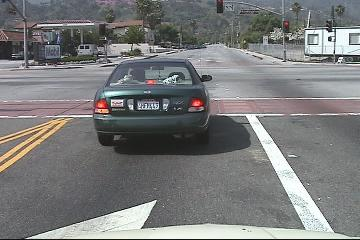
#> input picture chameera_sourcecode/svm/train_car/image_0001.jpg, 360 x 240 px; its folder holds 4 pictures in this run
$ python multiple_image.py
#> lines starting #> are read from the running program, lines starting #| are printed output that depends on the picture
import cv2
import numpy as np
from skimage.feature import hog
import matplotlib.image as mpimg
import glob

# import training dataset of cars and non-cars
car_images = glob.glob("/Users/user1/Downloads/CV/Chameera/svm/train_car/*.jpg")  # import images of cars image files
no_car_images = glob.glob("/Users/user1/Downloads/CV/Chameera/svm/train_nocar/*.jpg")

print(len(car_images))  # print length of all image files
print(len(no_car_images))

# Hog feature extraction and training dataset
print("Hog feature extraction and training dataset")

# for images with cars

car_hog_accum = []

for car in car_images:
    image_color = mpimg.imread(car)
#> image_color is the input picture: shape (240, 360, 3); mean R, G, B 122, 122.8, 122.8
    image_gray = cv2.cvtColor(image_color, cv2.COLOR_BGR2GRAY)  # obtain gray colour
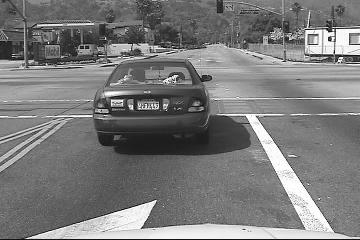
#> image_gray: shape (240, 360); min 1, max 255, mean 122.6

    car_hog_feature, car_hog_img = hog(image_color[:, :, 0],  # apply hog feature
                                      orientations=11,  # angles
                                      pixels_per_cell=(16, 16),  # window
                                      cells_per_block=(2, 2),  # amount of cells
                                      transform_sqrt=False,
                                      visualize=True,
                                      feature_vector=True)
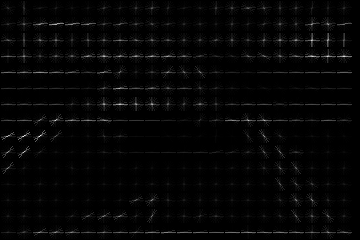
#> car_hog_img: shape (240, 360) float64; min 0, max 67.06, mean 1.5; drawn with min black and max white
#> car_hog_feature = 12936 values, max 0.578 at index 6825, min 0 at index 3475, mean 0.124

    car_hog_accum.append(car_hog_feature)  # append extracted hog feature to the list
#> pass 2 of the loop `for car in car_images:`:
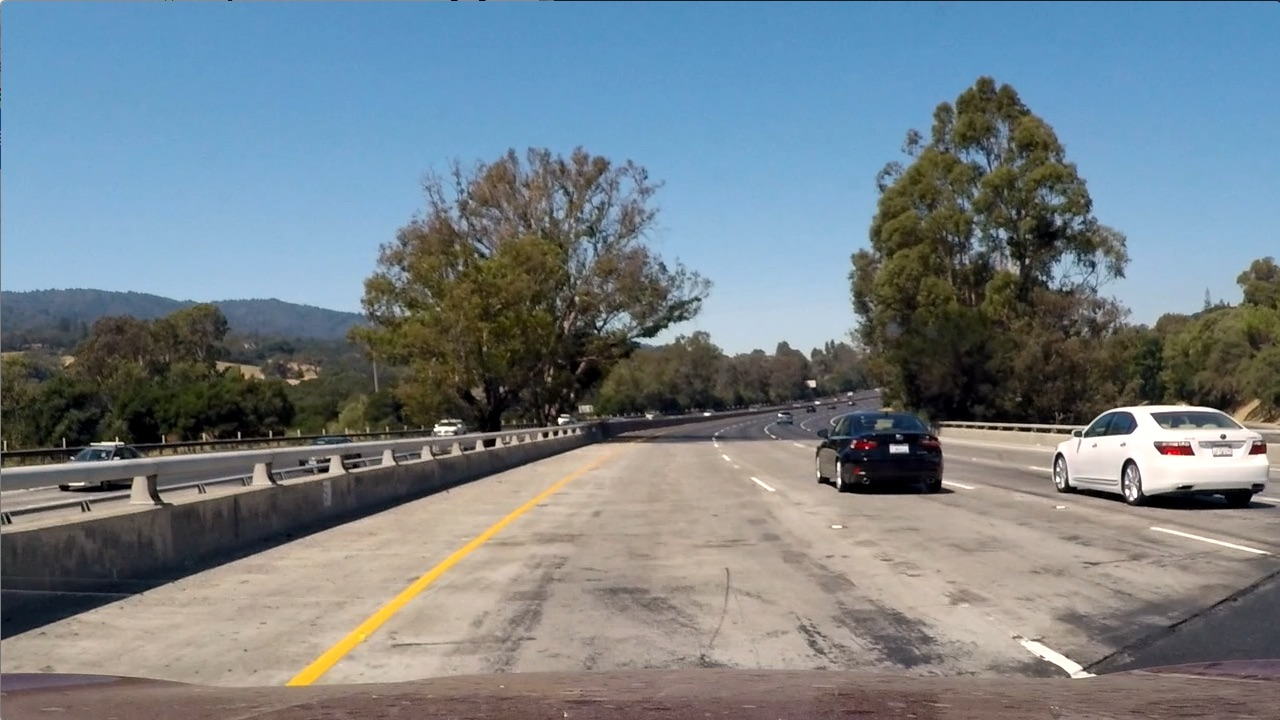
#> input picture chameera_sourcecode/svm/train_car/image_0005.jpg, 1280 x 720 px
#> image_color is the input picture: shape (720, 1280, 3); mean R, G, B 117.5, 128.7, 135.5
#> `image_gray = cv2.cvtColor(image_color, cv2.COLOR_BGR2GRAY)`:
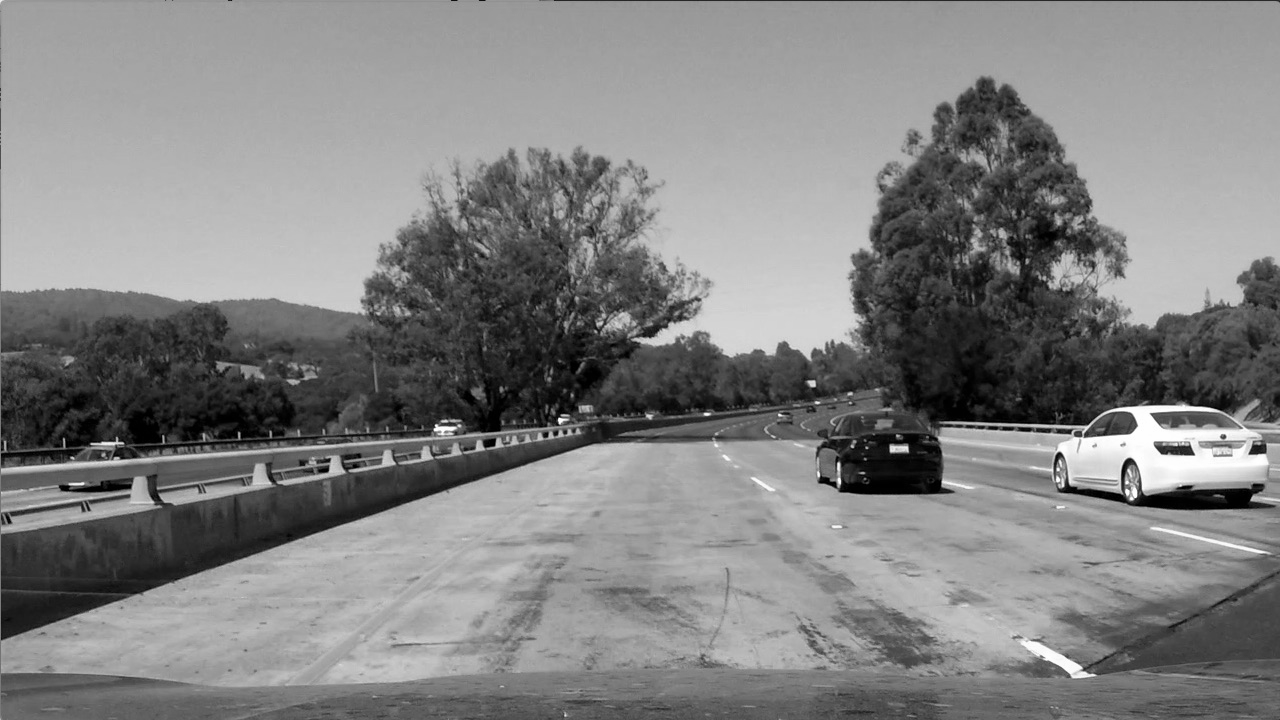
#> image_gray: shape (720, 1280); min 0, max 255, mean 129.5
#> `car_hog_feature, car_hog_img = hog(image_color[:, :, 0],`:
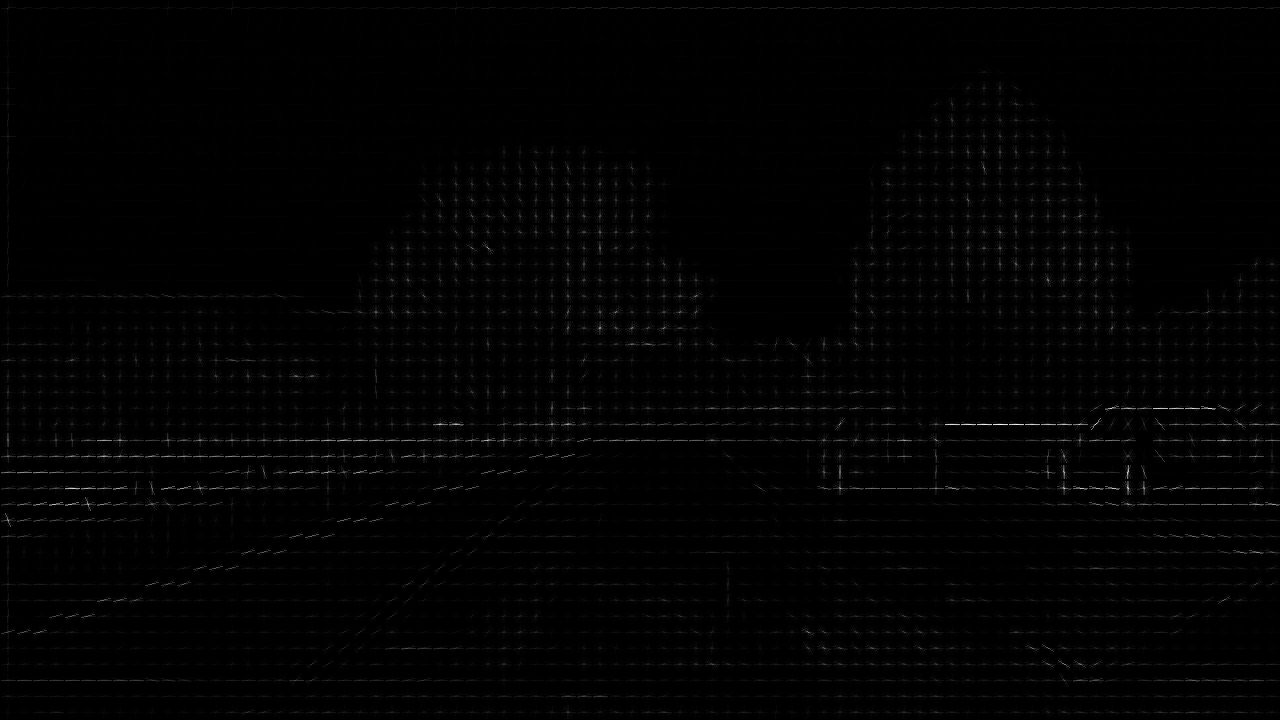
#> car_hog_img: shape (720, 1280) float64; min 0, max 59.12, mean 0.6; drawn with min black and max white
#> pass 3 of the loop `for car in car_images:`:
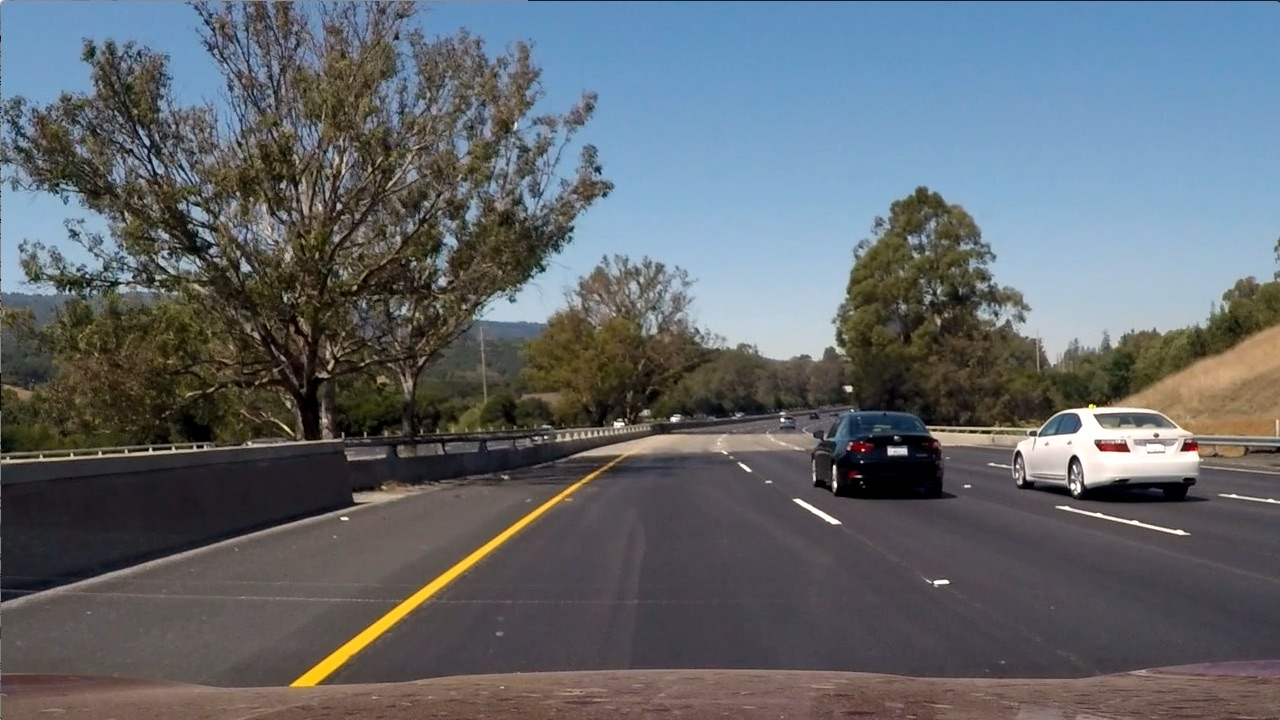
#> input picture chameera_sourcecode/svm/train_car/image_0006.jpg, 1280 x 720 px
#> image_color is the input picture: shape (720, 1280, 3); mean R, G, B 97, 102.6, 107.9
#> `image_gray = cv2.cvtColor(image_color, cv2.COLOR_BGR2GRAY)`:
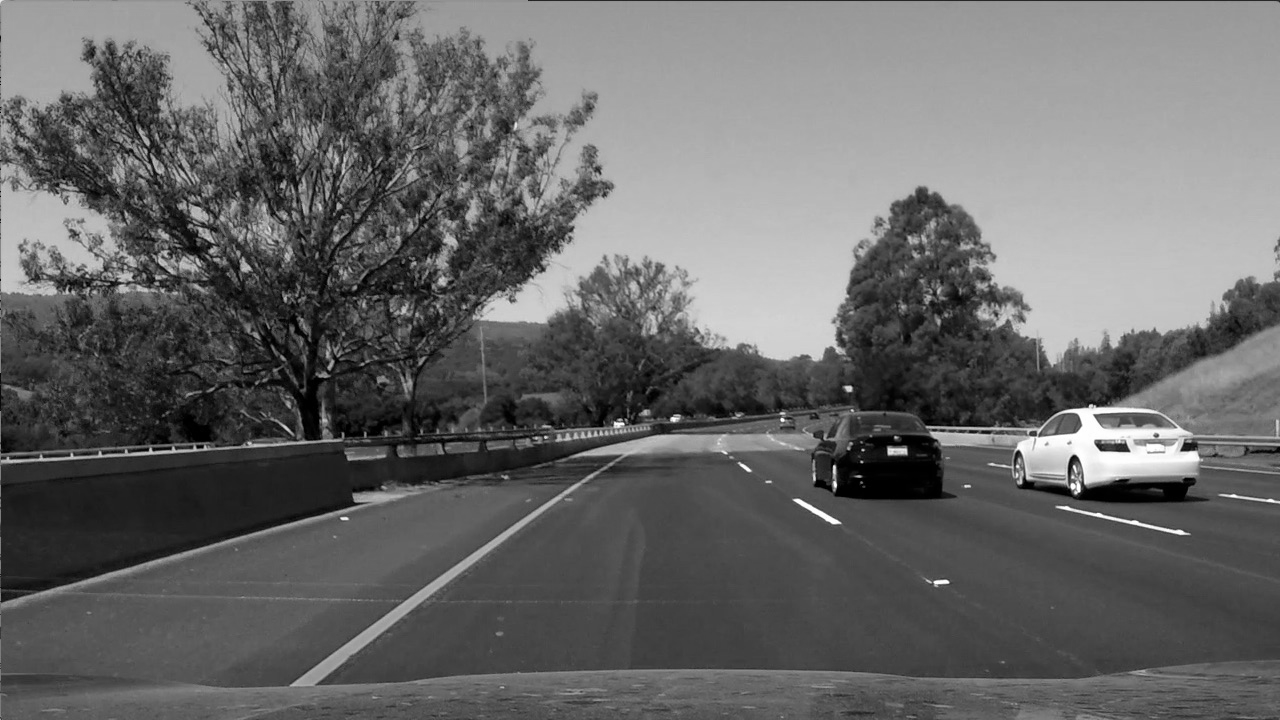
#> image_gray: shape (720, 1280); min 0, max 255, mean 103.6
#> `car_hog_feature, car_hog_img = hog(image_color[:, :, 0],`:
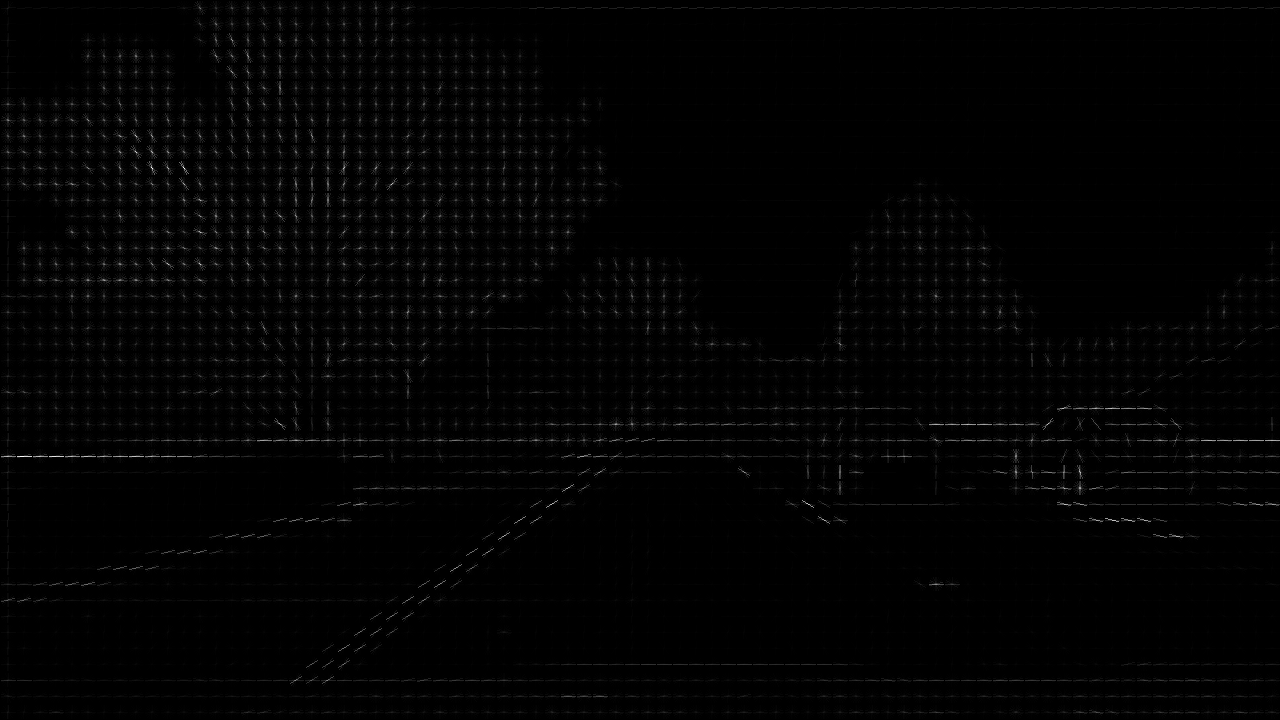
#> car_hog_img: shape (720, 1280) float64; min 0, max 58.41, mean 0.7; drawn with min black and max white
#> the loop made 4 passes; the first 3 are shown

# Find the maximum number of features in all images
max_features = max(len(features) for features in car_hog_accum)

# Set the number of features per image to the maximum
for i, features in enumerate(car_hog_accum):
    car_hog_accum[i] = np.pad(features, (0, max_features - len(features)))

# To train ML model need features and labels, output 1 = car detected, all images of no cars then indicate 0
x_car = np.vstack(car_hog_accum).astype(np.float64)  # numpy vertical stack to stack all features in array
y_car = np.ones(len(x_car))  # creating one length of car

print(x_car.shape) # number of cars, hog features per each image
#| (4, 152944)
print(y_car.shape)
#| (4,)
print(y_car) # output label will be 1


# for images with no cars

no_car_hog_accum = []

for no_car in no_car_images:
    image_color = mpimg.imread(no_car)
    image_gray = cv2.cvtColor(image_color, cv2.COLOR_BGR2GRAY)  # obtain gray colour

    no_car_hog_feature, no_car_hog_img = hog(image_color[:, :, 0],  # apply hog feature
                                      orientations=11,  # angles
                                      pixels_per_cell=(16, 16),  # window
                                      cells_per_block=(2, 2),  # amount of cells
                                      transform_sqrt=False,
                                      visualize=True,
                                      feature_vector=True)

    no_car_hog_accum.append(no_car_hog_feature)  # append extracted hog feature to the list

# Find the maximum number of features in all images
#> (the run stopped early here; a loop or call above may not have finished)
